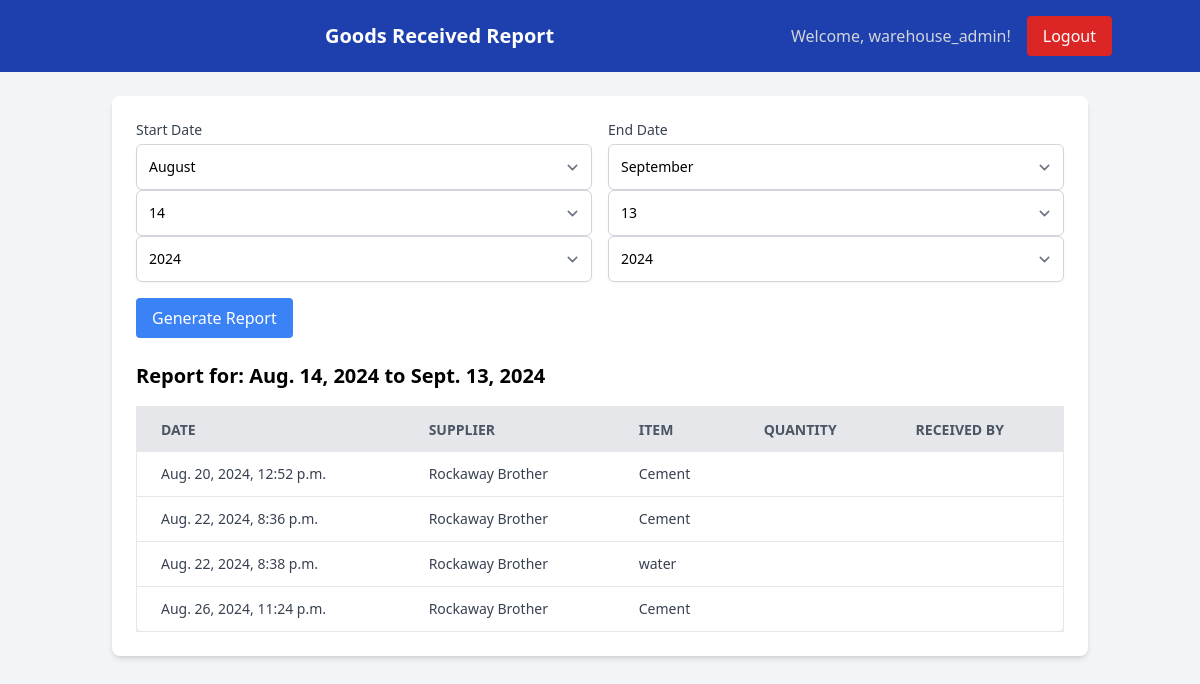
The app's page /inventory/goods_received_report/ (signed in), older data.
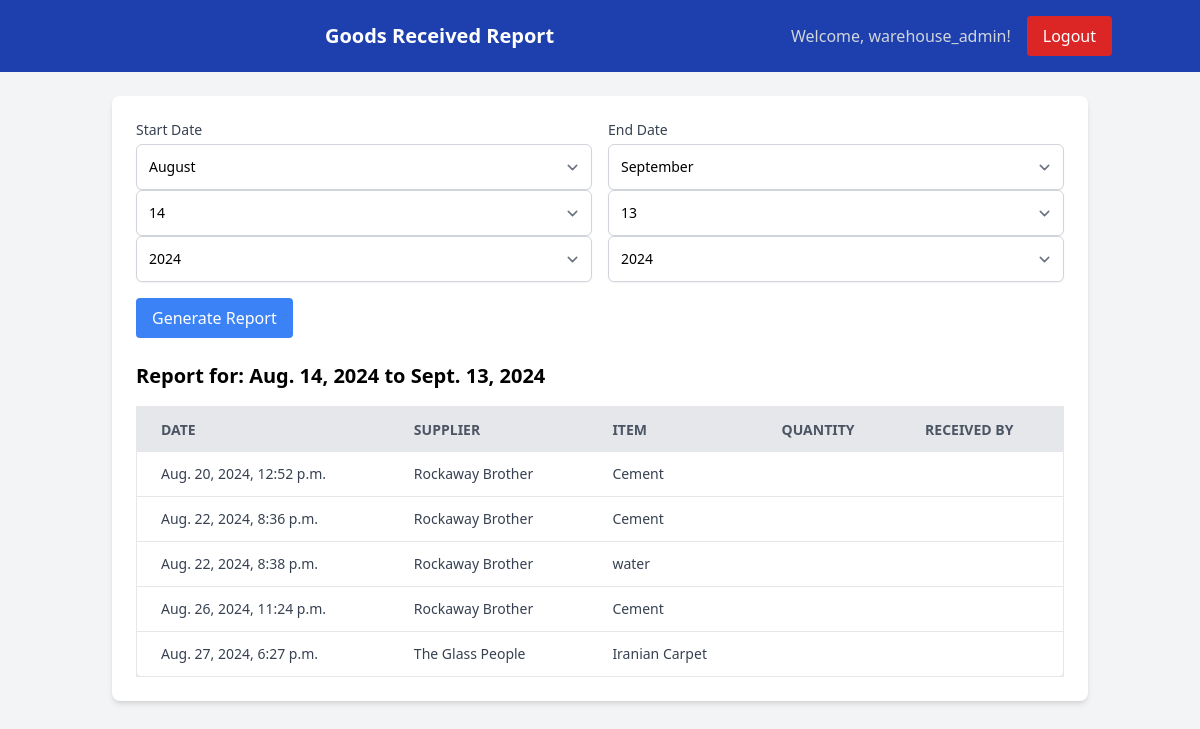
The same page, newer data.
### inventory/models.py (models this page shows, shortened)
class Receiving(models.Model):
    item = models.ForeignKey('Item', on_delete=models.CASCADE)
    quantity_received = models.PositiveIntegerField()
    received_by = models.CharField(max_length=255)
    received_date = models.DateTimeField(auto_now_add=True)
    supplier = models.ForeignKey(Supplier, on_delete=models.SET_NULL, null=True)
    verified = models.BooleanField(default=False)
    putaway_location = models.CharField(max_length=100,
                                        choices=[('Melbourne', 'Melbourne'),
                                                 ('Kilmore', 'Kilmore'), ('Stawell', 'Stawell'),
                                                 ('Shepparton', 'Shepparton'),
                                                 ('Hamilton', 'Hamilton')])
    putaway_section = models.CharField(
        max_length=255,
        choices=[
            ('Section I', 'Section I'),
            ('Section II', 'Section II'),
            ('Section III', 'Section III'),
            ('Section IV', 'Section IV'),
            ('Section V', 'Section V')
        ],
        null=True, blank=True
    )

class Supplier(models.Model):
    name = models.CharField(max_length=255)
    email = models.EmailField(default='example@example.com')
    telephone = models.CharField(max_length=20, null=True, blank=True)
    address = models.TextField()
    website = models.URLField(default='http://defaultwebsite.com')

class Item(models.Model):
    name = models.CharField(max_length=100)
    sku = models.CharField(max_length=100, unique=True)
    description = models.TextField(default="No description provided")

### inventory/views.py (the view)
# urls.py: path('goods_received_report/', views.goods_received_report, name='goods_received_report'),
@login_required
def goods_received_report(request):
    end_date = datetime.now().date()
    start_date = end_date - timedelta(days=30)
    if request.method == 'POST':
        form = DateRangeForm(request.POST)
        if form.is_valid():
            start_date = form.cleaned_data['start_date']
            end_date = form.cleaned_data['end_date']
    else:
        form = DateRangeForm(initial={'start_date': start_date, 'end_date': end_date})
    received_goods = Receiving.objects.filter(received_date__range=[start_date, end_date])
    is_manager = request.user.groups.filter(name='warehouse_managers').exists()
    is_staff = request.user.groups.filter(name='warehouse_staff').exists()
    return render(request, 'inventory/goods_received_report.html', {
        'form': form,
        'received_goods': received_goods,
        'start_date': start_date,
        'end_date': end_date,
        'is_manager': is_manager,
        'is_staff': is_staff,
    })

### inventory/views.py
class DateRangeForm(forms.Form):
    start_date = forms.DateField(widget=forms.SelectDateWidget)
    end_date = forms.DateField(widget=forms.SelectDateWidget)

### templates/inventory/goods_received_report.html (shortened to what this page needs)
<!DOCTYPE html>
<html lang="en">
<head>
    {% load static tailwind_tags %}
    {% load widget_tweaks %}
    <link href="https://cdn.jsdelivr.net/npm/tailwindcss@2.2.19/dist/tailwind.min.css" rel="stylesheet">
    {% tailwind_css %}
</head>
<body class="bg-gray-100 font-sans">
    <header class="bg-blue-800 text-white p-4">
        <div class="container mx-auto flex justify-between items-center">
            <h1 class="text-xl font-semibold">Goods Received Report</h1>
            <div class="flex items-center space-x-4">
                <span class="text-gray-300">Welcome, {{ user.username }}!</span>
                <a href="{% url 'logout' %}" class="bg-red-600 hover:bg-red-700 text-white py-2 px-4 rounded">Logout</a>
            </div>
        </div>
    </header>
    <main class="container mx-auto p-6">
        <div class="bg-white shadow-md rounded-lg p-6 mb-6">
            <form method="post" class="mb-6">
                <div class="space-y-4">
                    <div class="flex space-x-4">
                        <div class="w-1/2">
                            <label for="id_start_date" class="block text-sm font-medium text-gray-700 mb-1">Start Date</label>
                            {{ form.start_date|add_class:"block w-full p-3 border border-gray-300 rounded-md shadow-sm focus:outline-none focus:ring-blue-500 focus:border-blue-500 sm:text-sm" }}
                        </div>
                        <div class="w-1/2">
                            <label for="id_end_date" class="block text-sm font-medium text-gray-700 mb-1">End Date</label>
                            {{ form.end_date|add_class:"block w-full p-3 border border-gray-300 rounded-md shadow-sm focus:outline-none focus:ring-blue-500 focus:border-blue-500 sm:text-sm" }}
                        </div>
                    </div>
                    <button type="submit" class="bg-blue-500 hover:bg-blue-600 text-white py-2 px-4 rounded">Generate Report</button>
                </div>
            </form>
            <h2 class="text-xl font-semibold mb-4">Report for: {{ start_date }} to {{ end_date }}</h2>
            <div class="overflow-x-auto">
                <table class="min-w-full bg-white border border-gray-200 rounded-lg shadow-md">
                    <thead class="bg-gray-200 text-gray-600 uppercase text-sm leading-normal">
                        <tr>
                            <th class="py-3 px-6 text-left">Date</th>
                            <th class="py-3 px-6 text-left">Supplier</th>
                            <th class="py-3 px-6 text-left">Item</th>
                            <th class="py-3 px-6 text-left">Quantity</th>
                            <th class="py-3 px-6 text-left">Received By</th>
                        </tr>
                    </thead>
                    <tbody class="text-gray-700 text-sm font-light">
                        {% for receiving in received_goods %}
                            <tr class="border-b border-gray-200 hover:bg-gray-100">
                                <td class="py-3 px-6">{{ receiving.received_date }}</td>
                                <td class="py-3 px-6">{{ receiving.supplier.name }}</td>
                                <td class="py-3 px-6">{{ receiving.item.name }}</td>
                                <td class="py-3 px-6">{{ receiving.quantity }}</td>
                                <td class="py-3 px-6">{{ receiving.received_by.username }}</td>
                            </tr>
                        {% endfor %}
                    </tbody>
                </table>
            </div>
        </div>
    </main>
</body>
</html>

Row changes from the older to the newer data that the page shows:
added Receiving: received_date "Aug. 27, 2024, 6:27 p.m.", supplier.name "The Glass People", item.name "Iranian Carpet"
